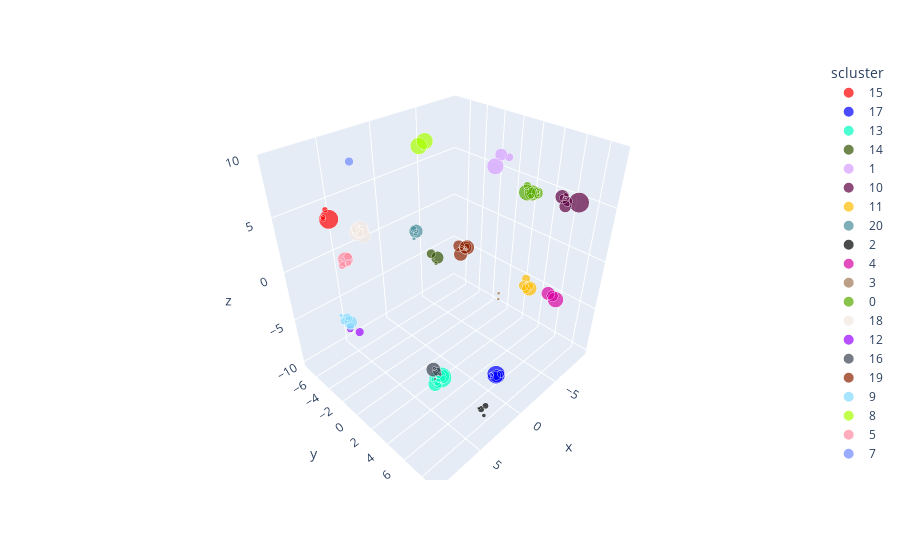

Here is the notebook cell this chart was saved with:
### Code cell
plot_df = events[1]
plot_df['scluster'] = plot_df['cluster'].astype(str)
px.scatter_3d(plot_df, x='x', y='y', z='z', color='scluster', size='energy', color_discrete_sequence=get_palette(plot_df['cluster']))

### Figure 1 — Plotly figure (JSON) as saved in the notebook; plotly's stock layout.template omitted (floating-point values rounded to 4 significant figures)
{"data": [{"hovertemplate": "scluster=15<br>x=%{x}<br>y=%{y}<br>z=%{z}<br>energy=%{marker.size}<extra></extra>", "legendgroup": "15", "marker": {"color": "rgb(255, 0, 0)", "size": [0.3583, 3.85, 0.02108, 0.2948, 0.2646], "sizemode": "area", "sizeref": 0.01076, "symbol": "circle"}, "mode": "markers", "name": "15", "scene": "scene", "showlegend": true, "type": "scatter3d", "x": [8.706, 8.8, 9.067, 9.003, 9.124], "y": [-1.704, -1.286, -1.582, -1.579, -1.412], "z": [7.685, 7.191, 7.493, 7.291, 7.269]}, {"hovertemplate": "scluster=17<br>x=%{x}<br>y=%{y}<br>z=%{z}<br>energy=%{marker.size}<extra></extra>", "legendgroup": "17", "marker": {"color": "rgb(0, 0, 255)", "size": [0.5492, 0.191, 1.736, 0.8572, 3.328, 0.382], "sizemode": "area", "sizeref": 0.01076, "symbol": "circle"}, "mode": "markers", "name": "17", "scene": "scene", "showlegend": true, "type": "scatter3d", "x": [-0.7214, 0.1673, 0.2899, -0.04138, -0.2965, 0.5779], "y": [6.652, 6.372, 6.975, 6.706, 6.452, 6.608], "z": [-8.504, -8.099, -7.769, -8.164, -8.419, -7.798]}, {"hovertemplate": "scluster=13<br>x=%{x}<br>y=%{y}<br>z=%{z}<br>energy=%{marker.size}<extra></extra>", "legendgroup": "13", "marker": {"color": "rgb(0, 255, 191)", "size": [0.02407, 0.5719, 1.643, 2.002, 0.5833, 4.302, 0.5727, 2.121, 0.4336], "sizemode": "area", "sizeref": 0.01076, "symbol": "circle"}, "mode": "markers", "name": "13", "scene": "scene", "showlegend": true, "type": "scatter3d", "x": [2.293, 2.914, 2.474, 3.226, 3.127, 2.336, 3.032, 2.472, 2.665], "y": [2.75, 2.604, 2.457, 2.653, 2.276, 2.5, 2.83, 2.785, 2.521], "z": [-9.367, -9.805, -9.577, -9.824, -9.42, -9.773, -9.951, -9.305, -9.223]}, {"hovertemplate": "scluster=14<br>x=%{x}<br>y=%{y}<br>z=%{z}<br>energy=%{marker.size}<extra></extra>", "legendgroup": "14", "marker": {"color": "rgb(50, 83, 0)", "size": [0.01922, 1.621, 0.8497, 0.1617], "sizemode": "area", "sizeref": 0.01076, "symbol": "circle"}, "mode": "markers", "name": "14", "scene": "scene", "showlegend": true, "type": "scatter3d", "x": [-5.516, -5.605, -5.575, -5.742], "y": [-6.511, -6.111, -6.99, -6.437], "z": [-5.332, -4.955, -4.879, -5.867]}, {"hovertemplate": "scluster=1<br>x=%{x}<br>y=%{y}<br>z=%{z}<br>energy=%{marker.size}<extra></extra>", "legendgroup": "1", "marker": {"color": "rgb(214, 159, 255)", "size": [0.7379, 2.839, 1.561], "sizemode": "area", "sizeref": 0.01076, "symbol": "circle"}, "mode": "markers", "name": "1", "scene": "scene", "showlegend": true, "type": "scatter3d", "x": [-4.009, -2.933, -3.396], "y": [3.277, 2.901, 3.01], "z": [9.044, 8.565, 9.348]}, {"hovertemplate": "scluster=10<br>x=%{x}<br>y=%{y}<br>z=%{z}<br>energy=%{marker.size}<extra></extra>", "legendgroup": "10", "marker": {"color": "rgb(94, 0, 65)", "size": [0.3344, 0.4014, 2.033, 1.086, 4.186, 0.1743, 1.479], "sizemode": "area", "sizeref": 0.01076, "symbol": "circle"}, "mode": "markers", "name": "10", "scene": "scene", "showlegend": true, "type": "scatter3d", "x": [-6.307, -6.304, -6.299, -6.379, -6.587, -6.481, -6.294], "y": [7.034, 6.776, 6.739, 7.165, 8.025, 6.894, 7.114], "z": [6.457, 6.196, 6.268, 6.026, 6.167, 6.143, 5.61]}, {"hovertemplate": "scluster=11<br>x=%{x}<br>y=%{y}<br>z=%{z}<br>energy=%{marker.size}<extra></extra>", "legendgroup": "11", "marker": {"color": "rgb(254, 189, 0)", "size": [0.05492, 0.7068, 2.217, 0.776, 0.9744, 0.6499], "sizemode": "area", "sizeref": 0.01076, "symbol": "circle"}, "mode": "markers", "name": "11", "scene": "scene", "showlegend": true, "type": "scatter3d", "x": [-7.806, -8.517, -7.78, -7.43, -7.546, -8.199], "y": [3.419, 2.851, 3.808, 3.69, 3.323, 3.514], "z": [-4.199, -4.464, -4.7, -4.63, -4.508, -4.833]}, {"hovertemplate": "scluster=20<br>x=%{x}<br>y=%{y}<br>z=%{z}<br>energy=%{marker.size}<extra></extra>", "legendgroup": "20", "marker": {"color": "rgb(72, 142, 155)", "size": [0.1773, 1.919, 0.241, 0.4245, 0.1447, 0.00463], "sizemode": "area", "sizeref": 0.01076, "symbol": "circle"}, "mode": "markers", "name": "20", "scene": "scene", "showlegend": true, "type": "scatter3d", "x": [1.085, 1.04, 0.6824, 0.8315, 1.491, 0.9186], "y": [-1.555, -1.574, -1.923, -2.056, -1.295, -2.05], "z": [2.669, 2.878, 2.55, 2.781, 2.509, 2.722]}, {"hovertemplate": "scluster=2<br>x=%{x}<br>y=%{y}<br>z=%{z}<br>energy=%{marker.size}<extra></extra>", "legendgroup": "2", "marker": {"color": "rgb(0, 2, 1)", "size": [0.4298, 0.3886, 0.09992, 0.1616], "sizemode": "area", "sizeref": 0.01076, "symbol": "circle"}, "mode": "markers", "name": "2", "scene": "scene", "showlegend": true, "type": "scatter3d", "x": [3.747, 3.584, 3.98, 4.155], "y": [8.373, 8.646, 8.309, 9.016], "z": [-7.744, -7.275, -7.513, -7.57]}, {"hovertemplate": "scluster=4<br>x=%{x}<br>y=%{y}<br>z=%{z}<br>energy=%{marker.size}<extra></extra>", "legendgroup": "4", "marker": {"color": "rgb(217, 3, 162)", "size": [1.29, 2.539, 1.833], "sizemode": "area", "sizeref": 0.01076, "symbol": "circle"}, "mode": "markers", "name": "4", "scene": "scene", "showlegend": true, "type": "scatter3d", "x": [-4.66, -4.462, -4.335], "y": [8.147, 8.571, 7.902], "z": [-1.434, -1.457, -1.125]}, {"hovertemplate": "scluster=3<br>x=%{x}<br>y=%{y}<br>z=%{z}<br>energy=%{marker.size}<extra></extra>", "legendgroup": "3", "marker": {"color": "rgb(160, 119, 85)", "size": [0.09667, 0.08947], "sizemode": "area", "sizeref": 0.01076, "symbol": "circle"}, "mode": "markers", "name": "3", "scene": "scene", "showlegend": true, "type": "scatter3d", "x": [-9.289, -8.303], "y": [-0.8259, -0.06232], "z": [-8.664, -8.436]}, {"hovertemplate": "scluster=0<br>x=%{x}<br>y=%{y}<br>z=%{z}<br>energy=%{marker.size}<extra></extra>", "legendgroup": "0", "marker": {"color": "rgb(88, 171, 0)", "size": [0.228, 0.425, 1.382, 2.471, 1.366, 0.2281, 0.6394, 0.1771, 2.77, 0.12], "sizemode": "area", "sizeref": 0.01076, "symbol": "circle"}, "mode": "markers", "name": "0", "scene": "scene", "showlegend": true, "type": "scatter3d", "x": [-1.328, -0.73, -1.267, -0.8741, -1.349, -0.4889, -0.5894, -1.084, -0.8114, -1.095], "y": [7.92, 7.813, 7.877, 7.756, 7.417, 7.571, 7.539, 7.999, 7.39, 8.107], "z": [8.907, 8.704, 8.772, 8.88, 8.59, 9.154, 9.398, 8.939, 8.801, 8.756]}, {"hovertemplate": "scluster=18<br>x=%{x}<br>y=%{y}<br>z=%{z}<br>energy=%{marker.size}<extra></extra>", "legendgroup": "18", "marker": {"color": "rgb(241, 231, 225)", "size": [2.251, 1.197, 0.1567, 1.535, 0.3441, 0.9321, 2.098, 2.861], "sizemode": "area", "sizeref": 0.01076, "symbol": "circle"}, "mode": "markers", "name": "18", "scene": "scene", "showlegend": true, "type": "scatter3d", "x": [4.015, 3.939, 4.23, 3.553, 3.806, 3.71, 3.911, 3.553], "y": [-5.523, -5.465, -5.72, -5.334, -5.614, -6.07, -4.701, -5.672], "z": [2.299, 2.32, 2.197, 2.368, 2.876, 2.356, 2.327, 2.414]}, {"hovertemplate": "scluster=12<br>x=%{x}<br>y=%{y}<br>z=%{z}<br>energy=%{marker.size}<extra></extra>", "legendgroup": "12", "marker": {"color": "rgb(154, 4, 255)", "size": [0.4714, 0.7381], "sizemode": "area", "sizeref": 0.01076, "symbol": "circle"}, "mode": "markers", "name": "12", "scene": "scene", "showlegend": true, "type": "scatter3d", "x": [7.988, 7.315], "y": [-1.956, -1.714], "z": [-3.356, -3.946]}, {"hovertemplate": "scluster=16<br>x=%{x}<br>y=%{y}<br>z=%{z}<br>energy=%{marker.size}<extra></extra>", "legendgroup": "16", "marker": {"color": "rgb(59, 67, 82)", "size": [0.0888, 0.7753, 2.08, 0.05261, 0.1777, 0.1864], "sizemode": "area", "sizeref": 0.01076, "symbol": "circle"}, "mode": "markers", "name": "16", "scene": "scene", "showlegend": true, "type": "scatter3d", "x": [3.041, 2.634, 2.75, 3.046, 2.756, 2.811], "y": [2.6, 2.316, 1.954, 2.48, 2.795, 2.15], "z": [-8.329, -8.958, -8.888, -9.455, -8.811, -8.614]}, {"hovertemplate": "scluster=19<br>x=%{x}<br>y=%{y}<br>z=%{z}<br>energy=%{marker.size}<extra></extra>", "legendgroup": "19", "marker": {"color": "rgb(141, 34, 0)", "size": [0.08528, 0.1403, 1.674, 2.157, 1.298, 1.897, 0.048, 0.2655, 0.3825], "sizemode": "area", "sizeref": 0.01076, "symbol": "circle"}, "mode": "markers", "name": "19", "scene": "scene", "showlegend": true, "type": "scatter3d", "x": [-7.979, -8.112, -8.274, -7.894, -8.053, -7.547, -8.102, -7.963, -8.026], "y": [-4.38, -4.6, -4.758, -4.185, -5.471, -4.717, -4.497, -4.904, -4.296], "z": [-4.284, -4.316, -4.321, -3.886, -4.353, -4.797, -4.207, -4.357, -3.894]}, {"hovertemplate": "scluster=9<br>x=%{x}<br>y=%{y}<br>z=%{z}<br>energy=%{marker.size}<extra></extra>", "legendgroup": "9", "marker": {"color": "rgb(133, 218, 255)", "size": [0.5828, 0.3782, 1.736, 0.635, 1.051, 0.1693], "sizemode": "area", "sizeref": 0.01076, "symbol": "circle"}, "mode": "markers", "name": "9", "scene": "scene", "showlegend": true, "type": "scatter3d", "x": [7.641, 7.28, 7.064, 7.272, 7.24, 7.698], "y": [-3.306, -3.241, -3.311, -3.072, -3.431, -3.524], "z": [-3.543, -3.408, -4.053, -4.196, -3.581, -3.069]}, {"hovertemplate": "scluster=8<br>x=%{x}<br>y=%{y}<br>z=%{z}<br>energy=%{marker.size}<extra></extra>", "legendgroup": "8", "marker": {"color": "rgb(169, 255, 0)", "size": [0.006662, 2.942, 2.859], "sizemode": "area", "sizeref": 0.01076, "symbol": "circle"}, "mode": "markers", "name": "8", "scene": "scene", "showlegend": true, "type": "scatter3d", "x": [-2.143, -2.215, -2.576], "y": [-4.116, -4.569, -4.242], "z": [7.987, 8.215, 8.622]}, {"hovertemplate": "scluster=5<br>x=%{x}<br>y=%{y}<br>z=%{z}<br>energy=%{marker.size}<extra></extra>", "legendgroup": "5", "marker": {"color": "rgb(255, 139, 162)", "size": [0.1306, 0.6015, 0.6996, 2.377, 0.1581, 0.4313], "sizemode": "area", "sizeref": 0.01076, "symbol": "circle"}, "mode": "markers", "name": "5", "scene": "scene", "showlegend": true, "type": "scatter3d", "x": [5.669, 5.508, 4.392, 5.099, 5.021, 4.913], "y": [-5.852, -5.899, -6.654, -6.011, -5.938, -5.898], "z": [0.1367, -0.3661, -0.3608, -0.02395, -0.5546, -0.3963]}, {"hovertemplate": "scluster=7<br>x=%{x}<br>y=%{y}<br>z=%{z}<br>energy=%{marker.size}<extra></extra>", "legendgroup": "7", "marker": {"color": "rgb(110, 137, 255)", "size": [0.7743], "sizemode": "area", "sizeref": 0.01076, "symbol": "circle"}, "mode": "markers", "name": "7", "scene": "scene", "showlegend": true, "type": "scatter3d", "x": [2.688], "y": [-7.369], "z": [7.515]}], "layout": {"legend": {"itemsizing": "constant", "title": {"text": "scluster"}, "tracegroupgap": 0}, "margin": {"t": 60}, "scene": {"domain": {"x": [0, 1], "y": [0, 1]}, "xaxis": {"title": {"text": "x"}}, "yaxis": {"title": {"text": "y"}}, "zaxis": {"title": {"text": "z"}}}}}
